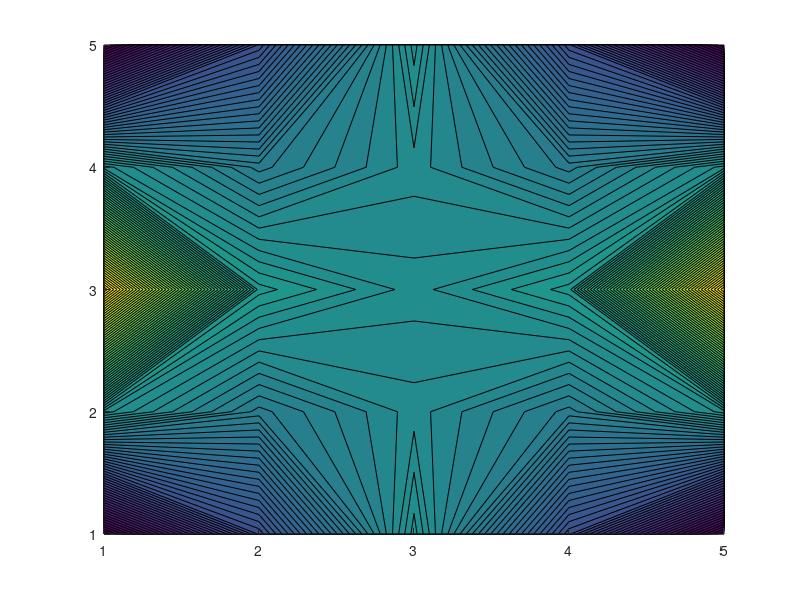

Source code (MATLAB): (Note: this script raises an error after producing the figure.)
clear; clc; close all;

% Description: Solves a PDE numerically
% uxx + 2uyy = 0

% Initial conditions
u = zeros(5,5);

% Boundary conditions
% Left
u(1,1) = 0;
u(1,2) = 1000;
u(1,3) = 2000;
u(1,4) = 1000;
u(1,5) = 0;
% Right
u(end,1) = 0;
u(end,2) = 1000;
u(end,3) = 2000;
u(end,4) = 1000;
u(end,5) = 0;
% Top
u(2,end) = 500;
u(3,end) = 1000;
u(4,end) = 500;
% Bottom
% Top
u(2,1) = 500;
u(3,1) = 1000;
u(4,1) = 500;

maxiter = 1000;
for iter = 1:maxiter
    for i = 2:4
        for j = 2:4
            u(i,j) = 1/6*(u(i-1,j)+u(i+1,j)+2*(u(i,j-1)+u(i,j+1)));
        end
    end
end

contourf(u',100,'edgecolor','none')
colormap(jet)
colorbar